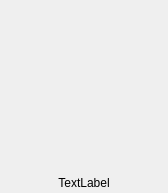
<?xml version="1.0" encoding="UTF-8"?>
<ui version="4.0">
 <class>image_layer_item</class>
 <widget class="QWidget" name="image_layer_item">
  <property name="geometry">
   <rect>
    <x>0</x>
    <y>0</y>
    <width>168</width>
    <height>193</height>
   </rect>
  </property>
  <property name="windowTitle">
   <string>Form</string>
  </property>
  <layout class="QGridLayout" name="gridLayout">
   <property name="leftMargin">
    <number>0</number>
   </property>
   <property name="topMargin">
    <number>0</number>
   </property>
   <property name="rightMargin">
    <number>0</number>
   </property>
   <property name="bottomMargin">
    <number>0</number>
   </property>
   <item row="1" column="0">
    <widget class="QLabel" name="total_images">
     <property name="maximumSize">
      <size>
       <width>16777215</width>
       <height>20</height>
      </size>
     </property>
     <property name="text">
      <string>TextLabel</string>
     </property>
     <property name="alignment">
      <set>Qt::AlignmentFlag::AlignCenter</set>
     </property>
    </widget>
   </item>
   <item row="0" column="0">
    <widget class="QLabel" name="image">
     <property name="text">
      <string/>
     </property>
     <property name="alignment">
      <set>Qt::AlignmentFlag::AlignCenter</set>
     </property>
    </widget>
   </item>
  </layout>
 </widget>
 <resources/>
 <connections/>
</ui>
